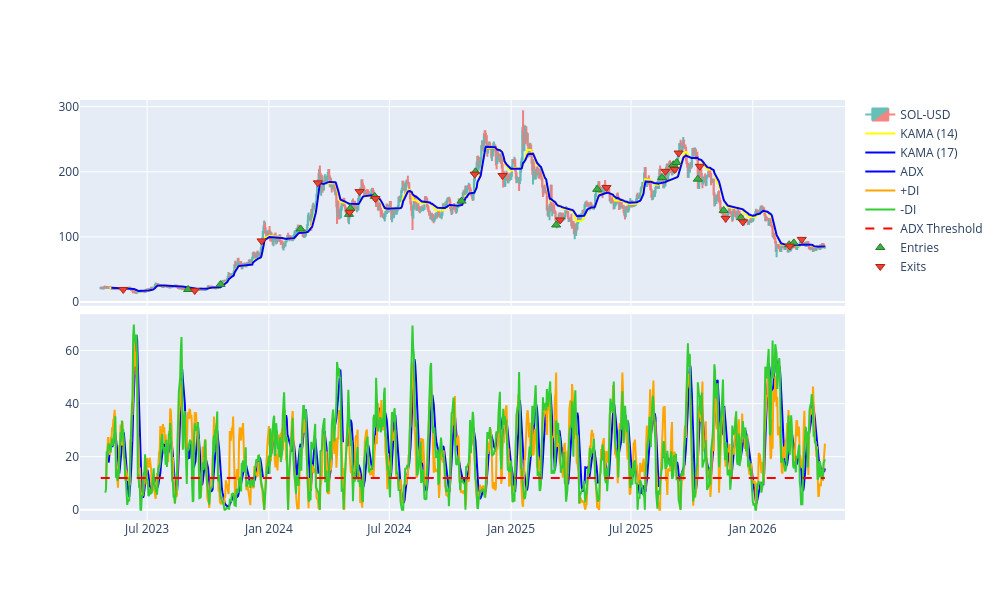

The notebook cell saved with this chart:
### Code cell
fig=plot_strategy(market_data,'SOL-USD', ind_params=opt_params)
fig.update_layout(width=1000,height=600)
fig.show()

### Figure 1 — Plotly figure (JSON) as saved in the notebook; plotly's stock layout.template omitted (floating-point values rounded to 4 significant figures; data arrays with more than 128 entries replaced by an {"elided": "..."} marker saying what was removed)
{"data": [{"close": {"elided": "1095 float values"}, "decreasing": {"fillcolor": "#ee534f", "line": {"color": "#ee534f"}}, "high": {"elided": "1095 float values"}, "increasing": {"fillcolor": "#26a69a", "line": {"color": "#26a69a"}}, "low": {"elided": "1095 float values"}, "name": "SOL-USD", "opacity": 0.7, "open": {"elided": "1095 float values"}, "type": "candlestick", "x": {"elided": "1095 str values"}, "xaxis": "x", "yaxis": "y"}, {"line": {"color": "yellow"}, "name": "KAMA (14)", "type": "scatter", "x": {"elided": "1082 str values"}, "xaxis": "x", "y": {"elided": "1082 float values"}, "yaxis": "y"}, {"line": {"color": "blue"}, "name": "KAMA (17)", "type": "scatter", "x": {"elided": "1079 str values"}, "xaxis": "x", "y": {"elided": "1079 float values"}, "yaxis": "y"}, {"line": {"color": "blue"}, "name": "ADX", "type": "scatter", "x": {"elided": "1058 str values"}, "xaxis": "x2", "y": {"elided": "1058 float values"}, "yaxis": "y2"}, {"line": {"color": "orange"}, "name": "+DI", "type": "scatter", "x": {"elided": "1088 str values"}, "xaxis": "x2", "y": {"elided": "1088 float values"}, "yaxis": "y2"}, {"line": {"color": "limegreen"}, "name": "-DI", "type": "scatter", "x": {"elided": "1088 str values"}, "xaxis": "x2", "y": {"elided": "1088 float values"}, "yaxis": "y2"}, {"line": {"color": "red", "dash": "dash"}, "mode": "lines", "name": "ADX Threshold", "type": "scatter", "x": {"elided": "1095 str values"}, "xaxis": "x2", "y": {"elided": "1095 int values"}, "yaxis": "y2"}, {"marker": {"color": "#37B13F", "line": {"color": "rgb(38,123,44)", "width": 1}, "size": 8, "symbol": "triangle-up"}, "mode": "markers", "name": "Entries", "showlegend": true, "type": "scatter", "x": ["2023-09-01T00:00:00+00:00", "2023-10-20T00:00:00+00:00", "2024-02-18T00:00:00+00:00", "2024-05-01T00:00:00+00:00", "2024-05-03T00:00:00+00:00", "2024-06-09T00:00:00+00:00", "2024-10-18T00:00:00+00:00", "2024-11-08T00:00:00+00:00", "2025-03-10T00:00:00+00:00", "2025-05-11T00:00:00+00:00", "2025-08-17T00:00:00+00:00", "2025-09-03T00:00:00+00:00", "2025-09-08T00:00:00+00:00", "2025-10-10T00:00:00+00:00", "2025-11-18T00:00:00+00:00", "2025-12-14T00:00:00+00:00", "2026-02-25T00:00:00+00:00", "2026-03-04T00:00:00+00:00"], "y": [19.33, 27.03, 112.2, 134.6, 143.8, 162.1, 155.0, 199.9, 118.3, 173.0, 191.2, 210.7, 214.2, 188.7, 140.7, 129.5, 87.92, 90.83]}, {"marker": {"color": "#EA4335", "line": {"color": "rgb(181,31,18)", "width": 1}, "size": 8, "symbol": "triangle-down"}, "mode": "markers", "name": "Exits", "showlegend": true, "type": "scatter", "x": ["2023-05-26T00:00:00+00:00", "2023-09-11T00:00:00+00:00", "2023-12-21T00:00:00+00:00", "2024-03-15T00:00:00+00:00", "2024-05-02T00:00:00+00:00", "2024-05-17T00:00:00+00:00", "2024-06-10T00:00:00+00:00", "2024-11-07T00:00:00+00:00", "2024-12-19T00:00:00+00:00", "2025-03-16T00:00:00+00:00", "2025-05-25T00:00:00+00:00", "2025-08-22T00:00:00+00:00", "2025-09-05T00:00:00+00:00", "2025-09-11T00:00:00+00:00", "2025-10-13T00:00:00+00:00", "2025-11-21T00:00:00+00:00", "2025-12-17T00:00:00+00:00", "2026-02-26T00:00:00+00:00", "2026-03-16T00:00:00+00:00"], "y": [19.37, 17.74, 93.85, 183.0, 137.8, 169.5, 158.9, 196.3, 194.3, 126.0, 175.7, 200.6, 203.5, 228.8, 208.4, 128.5, 123.1, 85.91, 96.22]}], "layout": {"height": 600, "width": 1000, "xaxis": {"anchor": "y", "domain": [0, 1], "matches": "x2", "rangeslider": {"visible": false}, "showticklabels": false}, "xaxis2": {"anchor": "y2", "domain": [0, 1]}, "yaxis": {"anchor": "x", "domain": [0.51, 1]}, "yaxis2": {"anchor": "x2", "domain": [0, 0.49]}}}
